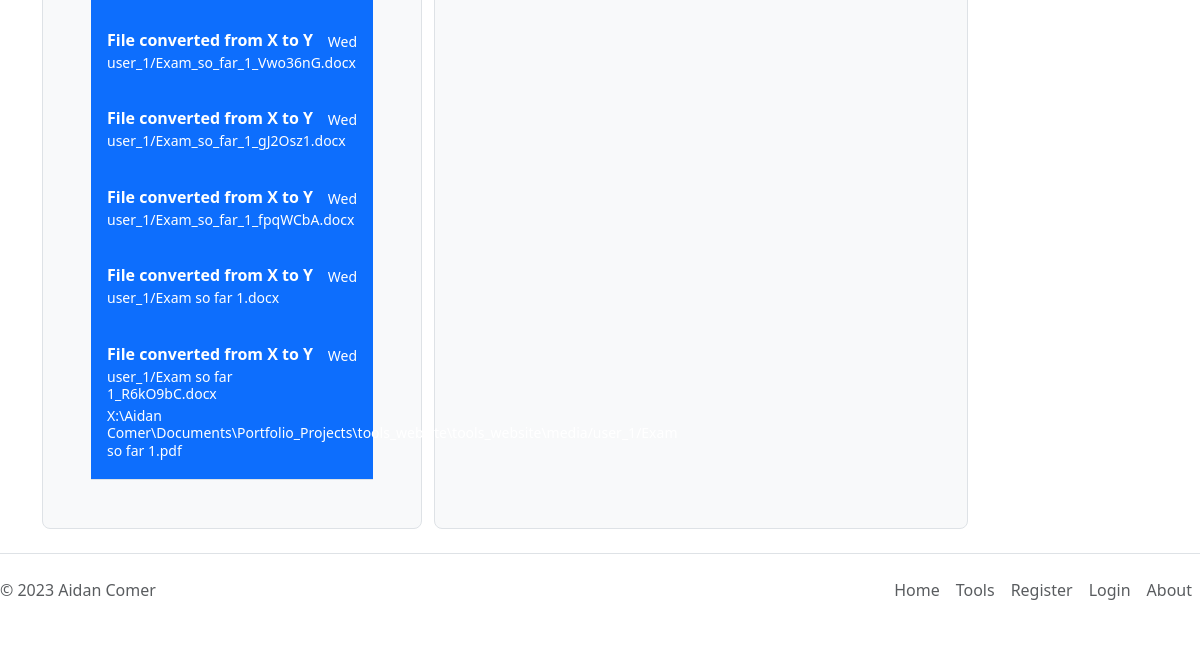
The page /tools/file_converter/file_converter (signed in, lower part) on the database as committed earlier.
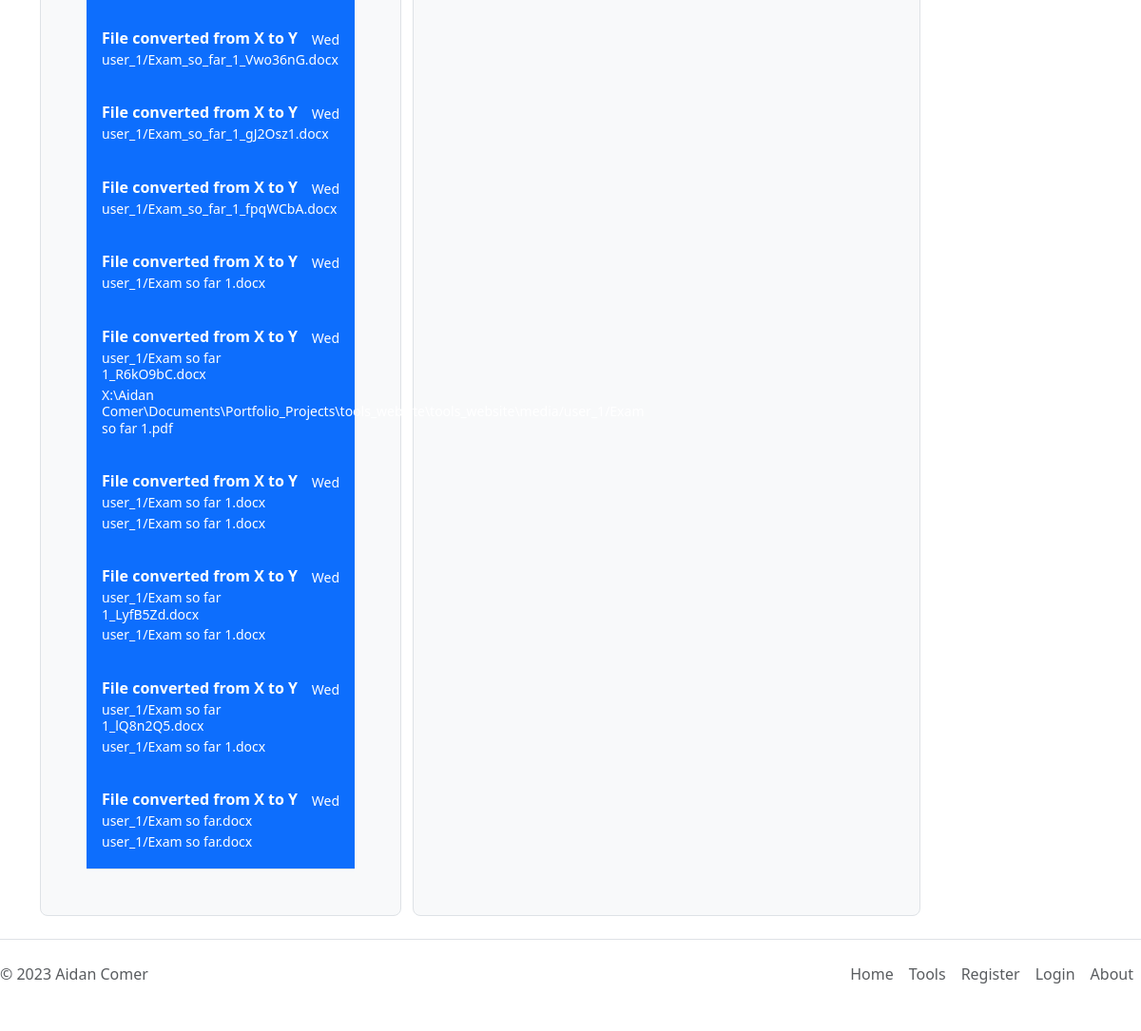
The same page on the database as committed later.
### tools/file_converter/models.py (models this page shows)
class FileConversion(models.Model):
    user = models.ForeignKey(settings.AUTH_USER_MODEL, on_delete=models.CASCADE, related_name="user")
    input_file = models.FileField(upload_to=user_directory_path, validators=[validator,], storage=CleanFileNameStorage())
    output_file = models.FileField(upload_to=lambda instance, filename: 'user_{0}/{1}'.format(instance.user.id, filename))
    uploaded_at = models.DateTimeField(auto_now_add=True)

### tools/file_converter/views.py (the view, shortened to what this page needs)
# urls.py: path('file_converter', views.file_converter, name="file_converter"),
def file_converter(request):
    user_files = FileConversion.objects.filter(user=request.user.id)
    context = {
        'user_files': user_files,
        'form': FileUploadForm(),
    }
    return render(request, 'tools/file-converter/file-converter.html', context=context)

### templates/tools/file-converter/file-converter.html (shortened to what this page needs)
{% extends 'base.html' %}
{% load django_bootstrap5 %}
{% load static %}
{% load crispy_forms_tags %}
{% block head %}
  <link rel="stylesheet" href="{% static 'tools/file_converter/styles.css' %}">
{% endblock head %}
{% block content %}
<div class="container mt-3">
  <div class="row align-items-md-stretch pt-2">
    <div class="d-flex flex-column align-items-stretch flex-shrink-0 bg-body-tertiary h-100 p-5 bg-body-tertiary border rounded-3" style="width: 380px;">
      <div class="list-group list-group-flush border-bottom scrollarea">
        {% if user_files %}
        {% for files in user_files %}
        <a href="#" class="list-group-item list-group-item-action active py-3 lh-sm" aria-current="true">
          <div class="d-flex w-100 align-items-center justify-content-between">
            <strong class="mb-1">File converted from X to Y</strong>
            <small>Wed</small>
          </div>
          <div class="col-10 mb-1 small">{{ files.input_file }}</div>
          <div class="col-10 mb-1 small">{{ files.output_file }}</div>
        </a>
        {% endfor %}
        {% else %}
        <h3 class="m-3">No conversions have taken place.</h3>
        {% endif %}
      </div>
    </div>
    <div class="col-md-6">
      <div class="h-100 p-5 bg-body-tertiary border rounded-3">
      </div>
    </div>
  </div>
</div>
{% endblock content %}

Rows that differ between the two databases and show on the page:
added FileConversion: input_file "user_1/Exam so far 1.docx", output_file "user_1/Exam so far 1.docx"
added FileConversion: input_file "user_1/Exam so far 1_LyfB5Zd.docx", output_file "user_1/Exam so far 1.docx"
added FileConversion: input_file "user_1/Exam so far 1_lQ8n2Q5.docx", output_file "user_1/Exam so far 1.docx"
added FileConversion: input_file "user_1/Exam so far.docx", output_file "user_1/Exam so far.docx"
